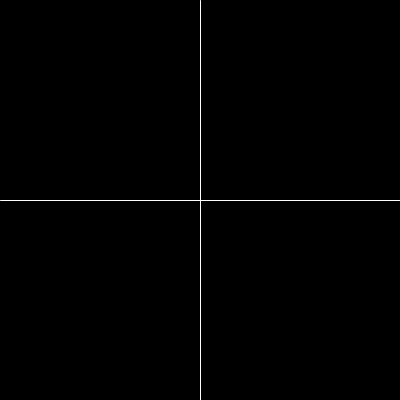
Frame 1 (no input)
Frame 60 (the mouse pressed at the canvas centre just before this capture): identical to frame 1, image omitted
Frame 120 (the mouse held since frame 60 and released just before this capture): identical to frame 1, image omitted

The Processing sketch that drew this single still picture (run headless with seeded random() and noise(); from frame 60 on, the mouse is pressed at the canvas centre):

// Processing sketch: lab2_4
// ── lab2_4.pde
float x = 200 , y = 200 , w = 100 , h = 75 ;
float r,g,b,a = 0;
float last_0,last_1,last_2,last_3 = 0;
float lastcl_0,lastcl_1,lastcl_2,lastcl_3 = 255;
void setup(){
  size(400,400);
}

void draw(){
  
  lastcl_0 = constrain(lastcl_0,0,255);
  lastcl_1 = constrain(lastcl_1,0,255);
  lastcl_2 = constrain(lastcl_2,0,255);
  lastcl_3 = constrain(lastcl_3,0,255);
    
  background(0);
  stroke(255);
  line(width/2,0,width/2,height);
  line(0,height/2,width,height/2);
  if(mouseX > 0 && mouseX < width/2 && mouseY > 0 && mouseY < height/2){
    fill(255);
    rect(0,0,width/2,height/2);
    last_0 = 1;
    lastcl_0 = 255;
  }else if(mouseX > width/2 && mouseX < width && mouseY > height/2 && mouseY < height){
    fill(255);
    rect(width/2,height/2,width/2,height/2);
    last_1 = 1 ;
    lastcl_1 = 255;
  }else if(mouseX > 0 && mouseX < width/2 && mouseY > height/2 && mouseY < height){
    fill(255);
    rect(0,height/2,width/2,height/2);
    last_2 = 1;
    lastcl_2 = 255;
  }else if(mouseX > width/2 && mouseX < width && mouseY > 0 && mouseY < height/2){
    fill(255);
    rect(width/2,0,width/2,height/2);
    last_3 = 1;
    lastcl_3 = 255;
  }
  if(last_0 == 1) {
    fill(lastcl_0);
    rect(0,0,width/2,height/2);
    lastcl_0 -= 5;
  }
  if(last_1 == 1) {
    fill(lastcl_1);
    rect(width/2,height/2,width/2,height/2);
    lastcl_1 -= 5;
  }
  if(last_2 == 1) {
    fill(lastcl_2);
    rect(0,height/2,width/2,height/2);
    lastcl_2 -= 5;
  }
  if(last_3 == 1) {
    fill(lastcl_3);
    rect(width/2,0,width/2,height/2);
    lastcl_3 -= 5;
  }
  
    
}
